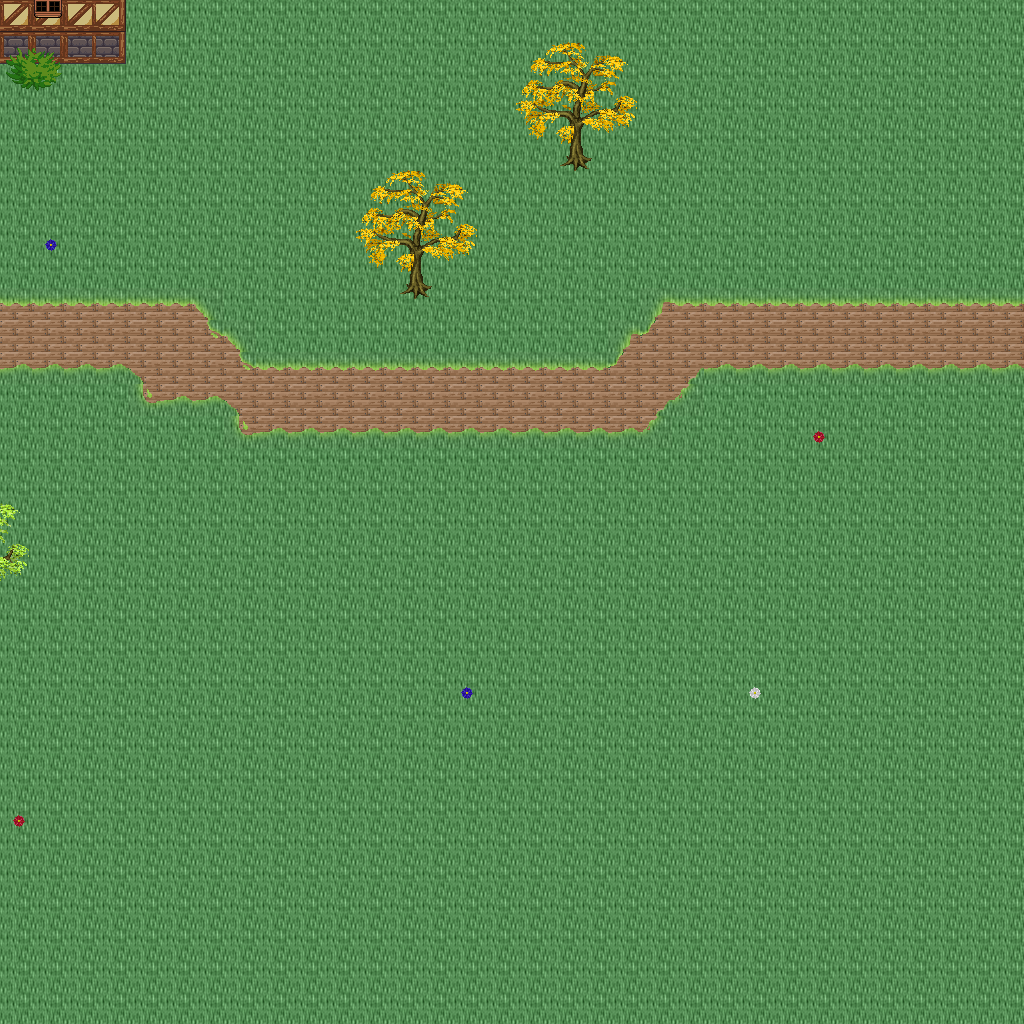

A 2D game scene composited from a Tiled map and its tileset images. What follows is a short description and the map's XML, with each tile layer's data collapsed to a summary:
An orthogonal 32x32 tile map with 32x32 px tiles, 5 tile layers (Ground, Objects, Objects2, Above, ...), 1 hidden layer not drawn, 55 tilesets.

<map version="1.10" tiledversion="1.11.0" orientation="orthogonal" renderorder="right-down" width="32" height="32" tilewidth="32" tileheight="32" infinite="0" nextlayerid="11" nextobjectid="1">
 <tileset firstgid="1" name="logic_collision" tilewidth="32" tileheight="32" tilecount="1" columns="1">
  <image source="../drawable/logic_collision.png" width="32" height="32" />
 </tileset>
 <tileset firstgid="2" name="ground_ground" tilewidth="32" tileheight="32" tilecount="33" columns="3">
  <image source="../drawable/ground_ground.png" width="96" height="352" />
 </tileset>
 <tileset firstgid="35" name="building_castle" tilewidth="32" tileheight="32" tilecount="320" columns="20">
  <image source="../drawable/building_castle.png" width="640" height="512" />
 </tileset>
 <tileset firstgid="355" name="item_weapon_cannon" tilewidth="32" tileheight="32" tilecount="12" columns="3">
  <image source="../drawable/item_weapon_cannon.png" width="96" height="128" />
 </tileset>
 <tileset firstgid="367" name="item_pot_barrels_1" tilewidth="32" tileheight="32" tilecount="8" columns="4">
  <image source="../drawable/item_pot_barrels_1.png" width="128" height="64" />
 </tileset>
 <tileset firstgid="375" name="building_door_door" tilewidth="32" tileheight="32" tilecount="6" columns="3">
  <image source="../drawable/building_door_door.png" width="96" height="64" />
 </tileset>
 <tileset firstgid="381" name="building_door_closed" tilewidth="32" tileheight="32" tilecount="1" columns="1">
  <image source="../drawable/building_door_closed.png" width="32" height="32" />
 </tileset>
 <tileset firstgid="382" name="building_window_window_centered" tilewidth="32" tileheight="32" tilecount="1" columns="1">
  <image source="../drawable/building_window_window_centered.png" width="32" height="32" />
 </tileset>
 <tileset firstgid="383" name="building_decoration_chimney_big" tilewidth="32" tileheight="32" tilecount="2" columns="1">
  <image source="../drawable/building_decoration_chimney_big.png" width="32" height="64" />
 </tileset>
 <tileset firstgid="385" name="ground_grass_edges" tilewidth="32" tileheight="32" tilecount="36" columns="12">
  <image source="../drawable/ground_grass_edges.png" width="384" height="96" />
 </tileset>
 <tileset firstgid="421" name="ground_grass_corners" tilewidth="32" tileheight="32" tilecount="24" columns="6">
  <image source="../drawable/ground_grass_corners.png" width="192" height="128" />
 </tileset>
 <tileset firstgid="445" name="plant_tree_fall_trees" tilewidth="32" tileheight="32" tilecount="40" columns="8">
  <image source="../drawable/plant_tree_fall_trees.png" width="256" height="160" />
 </tileset>
 <tileset firstgid="485" name="plant_tree_locust_tree" tilewidth="32" tileheight="32" tilecount="20" columns="4">
  <image source="../drawable/plant_tree_locust_tree.png" width="128" height="160" />
 </tileset>
 <tileset firstgid="505" name="furniture_chair_bench_white" tilewidth="32" tileheight="32" tilecount="8" columns="2">
  <image source="../drawable/furniture_chair_bench_white.png" width="64" height="128" />
 </tileset>
 <tileset firstgid="513" name="plant_flower_daisy_blue" tilewidth="32" tileheight="32" tilecount="8" columns="2">
  <image source="../drawable/plant_flower_daisy_blue.png" width="64" height="128" />
 </tileset>
 <tileset firstgid="521" name="plant_flower_daisy_red" tilewidth="32" tileheight="32" tilecount="8" columns="2">
  <image source="../drawable/plant_flower_daisy_red.png" width="64" height="128" />
 </tileset>
 <tileset firstgid="529" name="plant_flower_daisy_white" tilewidth="32" tileheight="32" tilecount="8" columns="2">
  <image source="../drawable/plant_flower_daisy_white.png" width="64" height="128" />
 </tileset>
 <tileset firstgid="537" name="plant_flower_daisy_yellow" tilewidth="32" tileheight="32" tilecount="8" columns="2">
  <image source="../drawable/plant_flower_daisy_yellow.png" width="64" height="128" />
 </tileset>
 <tileset firstgid="545" name="plant_flower_flower_bed_1" tilewidth="32" tileheight="32" tilecount="35" columns="7">
  <image source="../drawable/plant_flower_flower_bed_1.png" width="224" height="160" />
 </tileset>
 <tileset firstgid="580" name="plant_flower_planted_containers" tilewidth="32" tileheight="32" tilecount="16" columns="4">
  <image source="../drawable/plant_flower_planted_containers.png" width="128" height="128" />
 </tileset>
 <tileset firstgid="596" name="item_pot_pot_grey" tilewidth="32" tileheight="32" tilecount="1" columns="1">
  <image source="../drawable/item_pot_pot_grey.png" width="32" height="32" />
 </tileset>
 <tileset firstgid="597" name="item_pot_pot_burgundy" tilewidth="32" tileheight="32" tilecount="1" columns="1">
  <image source="../drawable/item_pot_pot_burgundy.png" width="32" height="32" />
 </tileset>
 <tileset firstgid="598" name="building_decoration_chimney" tilewidth="32" tileheight="32" tilecount="2" columns="1">
  <image source="../drawable/building_decoration_chimney.png" width="32" height="64" />
 </tileset>
 <tileset firstgid="600" name="furniture_light_lamp_blue" tilewidth="32" tileheight="32" tilecount="3" columns="1">
  <image source="../drawable/furniture_light_lamp_blue.png" width="32" height="96" />
 </tileset>
 <tileset firstgid="603" name="light_dim_light_7x5" tilewidth="32" tileheight="32" tilecount="35" columns="7">
  <image source="../drawable/light_dim_light_7x5.png" width="224" height="160" />
 </tileset>
 <tileset firstgid="638" name="logic_protection" tilewidth="32" tileheight="32" tilecount="2" columns="2">
  <image source="../drawable/logic_protection.png" width="64" height="32" />
 </tileset>
 <tileset firstgid="640" name="furniture_table_bazaar_table_1" tilewidth="32" tileheight="32" tilecount="4" columns="2">
  <image source="../drawable/furniture_table_bazaar_table_1.png" width="64" height="64" />
 </tileset>
 <tileset firstgid="644" name="furniture_table_bazaar_table_2" tilewidth="32" tileheight="32" tilecount="6" columns="2">
  <image source="../drawable/furniture_table_bazaar_table_2.png" width="64" height="96" />
 </tileset>
 <tileset firstgid="650" name="furniture_table_bazaar_table_3" tilewidth="32" tileheight="32" tilecount="6" columns="2">
  <image source="../drawable/furniture_table_bazaar_table_3.png" width="64" height="96" />
 </tileset>
 <tileset firstgid="656" name="furniture_table_bazaar_table_4" tilewidth="32" tileheight="32" tilecount="6" columns="2">
  <image source="../drawable/furniture_table_bazaar_table_4.png" width="64" height="96" />
 </tileset>
 <tileset firstgid="662" name="furniture_table_bazaar_table_5" tilewidth="32" tileheight="32" tilecount="6" columns="2">
  <image source="../drawable/furniture_table_bazaar_table_5.png" width="64" height="96" />
 </tileset>
 <tileset firstgid="668" name="furniture_table_flowers_on_bench2" tilewidth="32" tileheight="32" tilecount="6" columns="3">
  <image source="../drawable/furniture_table_flowers_on_bench2.png" width="96" height="64" />
 </tileset>
 <tileset firstgid="674" name="furniture_table_flowers_on_benches" tilewidth="32" tileheight="32" tilecount="10" columns="2">
  <image source="../drawable/furniture_table_flowers_on_benches.png" width="64" height="160" />
 </tileset>
 <tileset firstgid="684" name="furniture_table_vendors_table" tilewidth="32" tileheight="32" tilecount="35" columns="7">
  <image source="../drawable/furniture_table_vendors_table.png" width="224" height="160" />
 </tileset>
 <tileset firstgid="719" name="item_drink_bottles_and_cups" tilewidth="32" tileheight="32" tilecount="16" columns="4">
  <image source="../drawable/item_drink_bottles_and_cups.png" width="128" height="128" />
 </tileset>
 <tileset firstgid="735" name="item_drink_beers_and_flasks" tilewidth="32" tileheight="32" tilecount="12" columns="4">
  <image source="../drawable/item_drink_beers_and_flasks.png" width="128" height="96" />
 </tileset>
 <tileset firstgid="747" name="item_drink_casks" tilewidth="32" tileheight="32" tilecount="4" columns="2">
  <image source="../drawable/item_drink_casks.png" width="64" height="64" />
 </tileset>
 <tileset firstgid="751" name="item_food_meals_1" tilewidth="32" tileheight="32" tilecount="2" columns="2">
  <image source="../drawable/item_food_meals_1.png" width="64" height="32" />
 </tileset>
 <tileset firstgid="753" name="item_food_rustic_meals" tilewidth="32" tileheight="32" tilecount="2" columns="2">
  <image source="../drawable/item_food_rustic_meals.png" width="64" height="32" />
 </tileset>
 <tileset firstgid="755" name="item_household_food_preparation_2" tilewidth="32" tileheight="32" tilecount="4" columns="2">
  <image source="../drawable/item_household_food_preparation_2.png" width="64" height="64" />
 </tileset>
 <tileset firstgid="759" name="item_pot_barrels_2" tilewidth="32" tileheight="32" tilecount="8" columns="4">
  <image source="../drawable/item_pot_barrels_2.png" width="128" height="64" />
 </tileset>
 <tileset firstgid="767" name="item_pot_barrels_1" tilewidth="32" tileheight="32" tilecount="8" columns="4">
  <image source="../drawable/item_pot_barrels_1.png" width="128" height="64" />
 </tileset>
 <tileset firstgid="775" name="item_drink_olive_oil_vinegar" tilewidth="32" tileheight="32" tilecount="4" columns="2">
  <image source="../drawable/item_drink_olive_oil_vinegar.png" width="64" height="64" />
 </tileset>
 <tileset firstgid="779" name="ground_ground_3" tilewidth="32" tileheight="32" tilecount="5" columns="5">
  <image source="../drawable/ground_ground_3.png" width="160" height="32" />
 </tileset>
 <tileset firstgid="784" name="building_decoration_banner" tilewidth="32" tileheight="32" tilecount="12" columns="1">
  <image source="../drawable/building_decoration_banner.png" width="32" height="384" />
 </tileset>
 <tileset firstgid="796" name="building_cottage" tilewidth="32" tileheight="32" tilecount="256" columns="16">
  <image source="../drawable/building_cottage.png" width="512" height="512" />
 </tileset>
 <tileset firstgid="1052" name="building_roof_thatched_roof" tilewidth="32" tileheight="32" tilecount="256" columns="16">
  <image source="../drawable/building_roof_thatched_roof.png" width="512" height="512" />
 </tileset>
 <tileset firstgid="1308" name="building_door_doors" tilewidth="32" tileheight="32" tilecount="256" columns="16">
  <image source="../drawable/building_door_doors.png" width="512" height="512" />
 </tileset>
 <tileset firstgid="1564" name="building_window_windows" tilewidth="32" tileheight="32" tilecount="256" columns="16">
  <image source="../drawable/building_window_windows.png" width="512" height="512" />
 </tileset>
 <tileset firstgid="1820" name="logic_portal" tilewidth="32" tileheight="32" tilecount="24" columns="8">
  <image source="../drawable/logic_portal.png" width="256" height="96" />
 </tileset>
 <tileset firstgid="1844" name="plant_bush_leafy" tilewidth="32" tileheight="32" tilecount="48" columns="8">
  <image source="../drawable/plant_bush_leafy.png" width="256" height="192" />
 </tileset>
 <tileset firstgid="1892" name="plant_bushes_and_trees" tilewidth="32" tileheight="32" tilecount="144" columns="16">
  <image source="../drawable/plant_bushes_and_trees.png" width="512" height="289" />
 </tileset>
 <tileset firstgid="2036" name="plant_bush_berried" tilewidth="32" tileheight="32" tilecount="60" columns="5">
  <image source="../drawable/plant_bush_berried.png" width="160" height="384" />
 </tileset>
 <tileset firstgid="2096" name="plant_bush_fern" tilewidth="32" tileheight="32" tilecount="32" columns="8">
  <image source="../drawable/plant_bush_fern.png" width="256" height="128" />
 </tileset>
 <tileset firstgid="2128" name="plant_bush_bush_pinks" tilewidth="32" tileheight="32" tilecount="4" columns="2">
  <image source="../drawable/plant_bush_bush_pinks.png" width="64" height="64" />
 </tileset>
 <layer id="1" name="Ground" width="32" height="32">
  <data>[1024 cells, 1024 non-empty, 2 distinct tile ids]</data>
 </layer>
 <layer id="2" name="Objects" width="32" height="32">
  <data>[1024 cells, 91 non-empty, 21 distinct tile ids]</data>
 </layer>
 <layer id="3" name="Objects2" width="32" height="32">
  <data>[1024 cells, 1 non-empty, 1 distinct tile ids]</data>
 </layer>
 <layer id="4" name="Above" width="32" height="32">
  <data>[1024 cells, 38 non-empty, 22 distinct tile ids]</data>
 </layer>
 <layer id="5" name="Above2" width="32" height="32">
  <data>[1024 cells, 0 non-empty, 0 distinct tile ids]</data>
 </layer>
 <layer id="6" name="Walkable" width="32" height="32" visible="0">
  <data>[1024 cells, 14 non-empty, 1 distinct tile ids]</data>
 </layer>
 <objectgroup id="7" name="Mapevents" />
 <objectgroup id="8" name="Spawn" />
 <objectgroup id="9" name="Keys" />
 <objectgroup id="10" name="Replace" />
</map>
